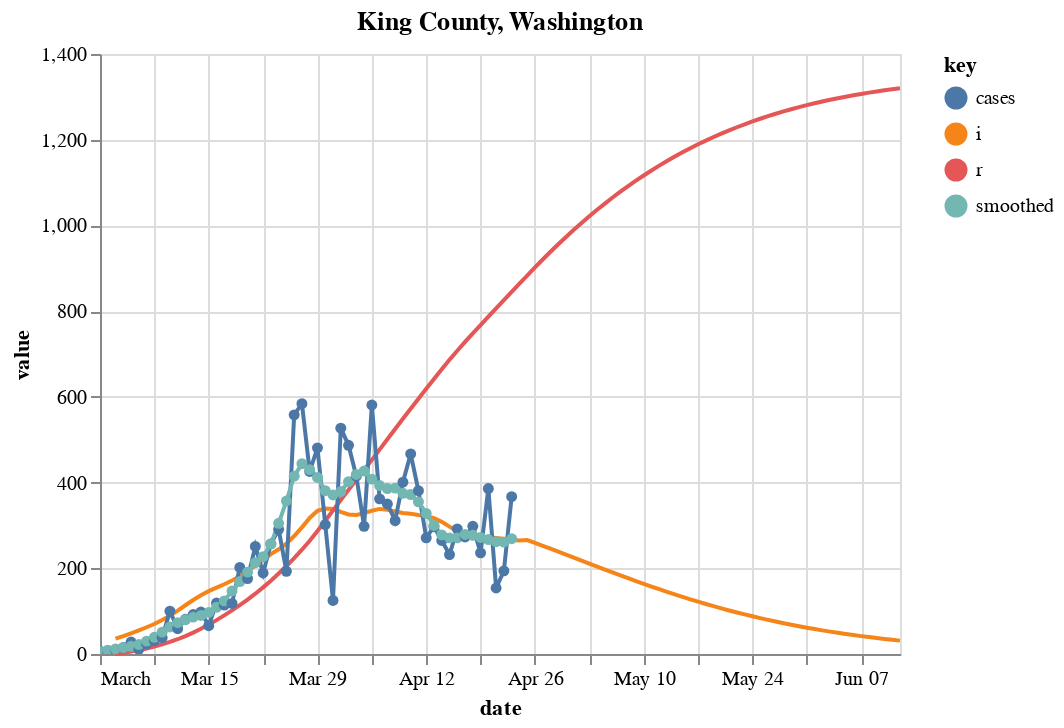

Write notebook code for a chart like this one.
### Markdown cell above
# King and Save to CSV

### Code cell
fm = "prd_ets"
c = [county_state("King", "Washington")]
sir_df = county_sir(c, horizon=50, forecast_method=fm, fudge_factor=4)

# Plot forecast
fig, axes = plt.subplots(nrows=1, ncols=1, figsize=(1200/72,400/72))
fig.set_facecolor('w')
plot_rt_fc(sir_df, axes, c, forecast_method=fm)
plot_actuals_sir(sir_df, str(c[0].county + " County, " + c[0].state))

### Figure 1 — Vega-Lite specification as saved in the notebook (floating-point values rounded to 4 significant figures)
{"config": {"view": {"continuousWidth": 400, "continuousHeight": 300}}, "layer": [{"mark": "line", "encoding": {"color": {"type": "nominal", "field": "key"}, "x": {"type": "temporal", "field": "date"}, "y": {"type": "quantitative", "field": "value"}}, "title": "King County, Washington", "transform": [{"fold": ["i", "r"]}]}, {"mark": {"type": "line", "clip": true, "point": true}, "encoding": {"color": {"type": "nominal", "field": "key"}, "x": {"type": "temporal", "field": "date"}, "y": {"type": "quantitative", "field": "value"}}, "title": "King County, Washington", "transform": [{"fold": ["cases", "smoothed"]}]}], "data": {"name": "data-0f841643824ad8d3c0ff9843a5045b2f"}, "$schema": "https://vega.github.io/schema/vega-lite/v4.8.1.json", "datasets": {"data-0f841643824ad8d3c0ff9843a5045b2f": [{"date_str": "2020-03-01", "ML": 3.0, "Low_75": 1.3, "High_75": 5.44, "cases": 7.0, "smoothed": 6.0, "date": "2020-03-01T00:00:00", "fcst": 0.0, "prd_lin": 2.68, "prd_spln": 6.332, "prd_ets": null, "prd_loess": 3.35, "s": null, "i": null, "r": null, "b": null}, {"date_str": "2020-03-02", "ML": 3.32, "Low_75": 1.81, "High_75": 5.07, "cases": 6.0, "smoothed": 9.0, "date": "2020-03-02T00:00:00", "fcst": 0.0, "prd_lin": 2.637, "prd_spln": 4.854, "prd_ets": null, "prd_loess": 3.248, "s": null, "i": null, "r": null, "b": null}, {"date_str": "2020-03-03", "ML": 3.22, "Low_75": 1.85, "High_75": 4.49, "cases": 9.0, "smoothed": 12.0, "date": "2020-03-03T00:00:00", "fcst": 0.0, "prd_lin": 2.594, "prd_spln": 4.132, "prd_ets": null, "prd_loess": 3.149, "s": 19950.0, "i": 36.0, "r": 0.0, "b": 1.153e-05}, {"date_str": "2020-03-04", "ML": 3.02, "Low_75": 1.84, "High_75": 4.06, "cases": 15.0, "smoothed": 15.0, "date": "2020-03-04T00:00:00", "fcst": 0.0, "prd_lin": 2.551, "prd_spln": 3.674, "prd_ets": null, "prd_loess": 3.052, "s": 19940.0, "i": 41.71, "r": 2.571, "b": 1.153e-05}, {"date_str": "2020-03-05", "ML": 2.81, "Low_75": 1.79, "High_75": 3.72, "cases": 28.0, "smoothed": 18.0, "date": "2020-03-05T00:00:00", "fcst": 0.0, "prd_lin": 2.508, "prd_spln": 3.347, "prd_ets": null, "prd_loess": 2.956, "s": 19930.0, "i": 48.32, "r": 5.551, "b": 1.082e-05}, {"date_str": "2020-03-06", "ML": 2.7, "Low_75": 1.78, "High_75": 3.51, "cases": 11.0, "smoothed": 22.0, "date": "2020-03-06T00:00:00", "fcst": 0.0, "prd_lin": 2.465, "prd_spln": 3.097, "prd_ets": 2.813, "prd_loess": 2.863, "s": 19920.0, "i": 55.29, "r": 9.002, "b": 1.007e-05}, {"date_str": "2020-03-07", "ML": 2.83, "Low_75": 2.01, "High_75": 3.57, "cases": 24.0, "smoothed": 30.0, "date": "2020-03-07T00:00:00", "fcst": 0.0, "prd_lin": 2.423, "prd_spln": 2.897, "prd_ets": 2.631, "prd_loess": 2.772, "s": 19910.0, "i": 62.43, "r": 12.95, "b": 9.682e-06}, {"date_str": "2020-03-08", "ML": 2.83, "Low_75": 2.08, "High_75": 3.48, "cases": 31.0, "smoothed": 39.0, "date": "2020-03-08T00:00:00", "fcst": 0.0, "prd_lin": 2.38, "prd_spln": 2.73, "prd_ets": 2.762, "prd_loess": 2.683, "s": 19900.0, "i": 70.0, "r": 17.41, "b": 1.015e-05}, {"date_str": "2020-03-09", "ML": 2.84, "Low_75": 2.17, "High_75": 3.43, "cases": 38.0, "smoothed": 51.0, "date": "2020-03-09T00:00:00", "fcst": 0.0, "prd_lin": 2.337, "prd_spln": 2.588, "prd_ets": 2.764, "prd_loess": 2.596, "s": 19880.0, "i": 79.14, "r": 22.41, "b": 1.016e-05}, {"date_str": "2020-03-10", "ML": 2.73, "Low_75": 2.12, "High_75": 3.26, "cases": 100.0, "smoothed": 63.0, "date": "2020-03-10T00:00:00", "fcst": 0.0, "prd_lin": 2.294, "prd_spln": 2.463, "prd_ets": 2.776, "prd_loess": 2.511, "s": 19870.0, "i": 89.48, "r": 28.06, "b": 1.02e-05}, {"date_str": "2020-03-11", "ML": 2.5, "Low_75": 1.95, "High_75": 3.0, "cases": 59.0, "smoothed": 73.0, "date": "2020-03-11T00:00:00", "fcst": 0.0, "prd_lin": 2.251, "prd_spln": 2.351, "prd_ets": 2.668, "prd_loess": 2.428, "s": 19850.0, "i": 101.2, "r": 34.45, "b": 9.816e-06}, {"date_str": "2020-03-12", "ML": 2.23, "Low_75": 1.7, "High_75": 2.69, "cases": 81.0, "smoothed": 80.0, "date": "2020-03-12T00:00:00", "fcst": 0.0, "prd_lin": 2.209, "prd_spln": 2.251, "prd_ets": 2.44, "prd_loess": 2.347, "s": 19830.0, "i": 113.7, "r": 41.68, "b": 8.997e-06}, {"date_str": "2020-03-13", "ML": 2.0, "Low_75": 1.49, "High_75": 2.44, "cases": 92.0, "smoothed": 86.0, "date": "2020-03-13T00:00:00", "fcst": 0.0, "prd_lin": 2.166, "prd_spln": 2.16, "prd_ets": 2.172, "prd_loess": 2.268, "s": 19810.0, "i": 125.9, "r": 49.81, "b": 8.034e-06}, {"date_str": "2020-03-14", "ML": 1.79, "Low_75": 1.27, "High_75": 2.2, "cases": 98.0, "smoothed": 90.0, "date": "2020-03-14T00:00:00", "fcst": 0.0, "prd_lin": 2.123, "prd_spln": 2.077, "prd_ets": 1.943, "prd_loess": 2.191, "s": 19790.0, "i": 136.9, "r": 58.8, "b": 7.212e-06}, {"date_str": "2020-03-15", "ML": 1.71, "Low_75": 1.2, "High_75": 2.11, "cases": 66.0, "smoothed": 97.0, "date": "2020-03-15T00:00:00", "fcst": 0.0, "prd_lin": 2.08, "prd_spln": 1.999, "prd_ets": 1.735, "prd_loess": 2.115, "s": 19770.0, "i": 146.7, "r": 68.58, "b": 6.462e-06}, {"date_str": "2020-03-16", "ML": 1.74, "Low_75": 1.24, "High_75": 2.13, "cases": 119.0, "smoothed": 109.0, "date": "2020-03-16T00:00:00", "fcst": 0.0, "prd_lin": 2.037, "prd_spln": 1.928, "prd_ets": 1.656, "prd_loess": 2.042, "s": 19750.0, "i": 154.9, "r": 79.05, "b": 6.179e-06}, {"date_str": "2020-03-17", "ML": 1.8, "Low_75": 1.31, "High_75": 2.17, "cases": 114.0, "smoothed": 124.0, "date": "2020-03-17T00:00:00", "fcst": 0.0, "prd_lin": 1.994, "prd_spln": 1.86, "prd_ets": 1.687, "prd_loess": 1.971, "s": 19730.0, "i": 162.8, "r": 90.12, "b": 6.293e-06}, {"date_str": "2020-03-18", "ML": 1.94, "Low_75": 1.5, "High_75": 2.32, "cases": 118.0, "smoothed": 147.0, "date": "2020-03-18T00:00:00", "fcst": 0.0, "prd_lin": 1.952, "prd_spln": 1.798, "prd_ets": 1.749, "prd_loess": 1.901, "s": 19710.0, "i": 171.4, "r": 101.7, "b": 6.517e-06}, {"date_str": "2020-03-19", "ML": 1.95, "Low_75": 1.54, "High_75": 2.32, "cases": 202.0, "smoothed": 169.0, "date": "2020-03-19T00:00:00", "fcst": 0.0, "prd_lin": 1.909, "prd_spln": 1.738, "prd_ets": 1.89, "prd_loess": 1.834, "s": 19690.0, "i": 181.1, "r": 114.0, "b": 7.031e-06}, {"date_str": "2020-03-20", "ML": 1.91, "Low_75": 1.49, "High_75": 2.24, "cases": 176.0, "smoothed": 191.0, "date": "2020-03-20T00:00:00", "fcst": 0.0, "prd_lin": 1.866, "prd_spln": 1.682, "prd_ets": 1.902, "prd_loess": 1.769, "s": 19660.0, "i": 193.3, "r": 126.9, "b": 7.075e-06}, {"date_str": "2020-03-21", "ML": 1.85, "Low_75": 1.45, "High_75": 2.17, "cases": 251.0, "smoothed": 213.0, "date": "2020-03-21T00:00:00", "fcst": 0.0, "prd_lin": 1.823, "prd_spln": 1.629, "prd_ets": 1.863, "prd_loess": 1.705, "s": 19640.0, "i": 206.3, "r": 140.7, "b": 6.938e-06}, {"date_str": "2020-03-22", "ML": 1.68, "Low_75": 1.28, "High_75": 1.98, "cases": 189.0, "smoothed": 227.0, "date": "2020-03-22T00:00:00", "fcst": 0.0, "prd_lin": 1.78, "prd_spln": 1.579, "prd_ets": 1.805, "prd_loess": 1.644, "s": 19610.0, "i": 219.7, "r": 155.5, "b": 6.73e-06}, {"date_str": "2020-03-23", "ML": 1.76, "Low_75": 1.37, "High_75": 2.05, "cases": 257.0, "smoothed": 257.0, "date": "2020-03-23T00:00:00", "fcst": 0.0, "prd_lin": 1.737, "prd_spln": 1.531, "prd_ets": 1.636, "prd_loess": 1.584, "s": 19580.0, "i": 233.0, "r": 171.2, "b": 6.12e-06}, {"date_str": "2020-03-24", "ML": 1.97, "Low_75": 1.6, "High_75": 2.25, "cases": 291.0, "smoothed": 305.0, "date": "2020-03-24T00:00:00", "fcst": 0.0, "prd_lin": 1.695, "prd_spln": 1.485, "prd_ets": 1.717, "prd_loess": 1.527, "s": 19550.0, "i": 244.3, "r": 187.8, "b": 6.421e-06}, {"date_str": "2020-03-25", "ML": 2.03, "Low_75": 1.7, "High_75": 2.31, "cases": 193.0, "smoothed": 357.0, "date": "2020-03-25T00:00:00", "fcst": 0.0, "prd_lin": 1.652, "prd_spln": 1.441, "prd_ets": 1.928, "prd_loess": 1.472, "s": 19520.0, "i": 257.5, "r": 205.3, "b": 7.197e-06}, {"date_str": "2020-03-26", "ML": 2.04, "Low_75": 1.72, "High_75": 2.3, "cases": 558.0, "smoothed": 415.0, "date": "2020-03-26T00:00:00", "fcst": 0.0, "prd_lin": 1.609, "prd_spln": 1.399, "prd_ets": 1.989, "prd_loess": 1.419, "s": 19480.0, "i": 275.3, "r": 223.6, "b": 7.428e-06}, {"date_str": "2020-03-27", "ML": 1.74, "Low_75": 1.42, "High_75": 1.98, "cases": 584.0, "smoothed": 444.0, "date": "2020-03-27T00:00:00", "fcst": 0.0, "prd_lin": 1.566, "prd_spln": 1.359, "prd_ets": 2.001, "prd_loess": 1.368, "s": 19440.0, "i": 295.5, "r": 243.3, "b": 7.479e-06}, {"date_str": "2020-03-28", "ML": 1.23, "Low_75": 0.94, "High_75": 1.49, "cases": 426.0, "smoothed": 430.0, "date": "2020-03-28T00:00:00", "fcst": 0.0, "prd_lin": 1.523, "prd_spln": 1.32, "prd_ets": 1.702, "prd_loess": 1.319, "s": 19400.0, "i": 317.3, "r": 264.4, "b": 6.392e-06}, {"date_str": "2020-03-29", "ML": 0.96, "Low_75": 0.66, "High_75": 1.22, "cases": 481.0, "smoothed": 412.0, "date": "2020-03-29T00:00:00", "fcst": 0.0, "prd_lin": 1.481, "prd_spln": 1.283, "prd_ets": 1.194, "prd_loess": 1.272, "s": 19360.0, "i": 334.0, "r": 287.1, "b": 4.528e-06}, {"date_str": "2020-03-30", "ML": 0.71, "Low_75": 0.42, "High_75": 0.99, "cases": 302.0, "smoothed": 381.0, "date": "2020-03-30T00:00:00", "fcst": 0.0, "prd_lin": 1.438, "prd_spln": 1.247, "prd_ets": 0.9242, "prd_loess": 1.228, "s": 19330.0, "i": 339.4, "r": 310.9, "b": 3.542e-06}, {"date_str": "2020-03-31", "ML": 0.76, "Low_75": 0.43, "High_75": 1.02, "cases": 125.0, "smoothed": 371.0, "date": "2020-03-31T00:00:00", "fcst": 0.0, "prd_lin": 1.395, "prd_spln": 1.212, "prd_ets": 0.6752, "prd_loess": 1.18, "s": 19310.0, "i": 338.4, "r": 335.2, "b": 2.623e-06}, {"date_str": "2020-04-01", "ML": 0.95, "Low_75": 0.63, "High_75": 1.22, "cases": 527.0, "smoothed": 379.0, "date": "2020-04-01T00:00:00", "fcst": 0.0, "prd_lin": 1.352, "prd_spln": 1.179, "prd_ets": 0.7255, "prd_loess": 1.136, "s": 19290.0, "i": 331.4, "r": 359.4, "b": 2.811e-06}, {"date_str": "2020-04-02", "ML": 1.18, "Low_75": 0.88, "High_75": 1.46, "cases": 487.0, "smoothed": 402.0, "date": "2020-04-02T00:00:00", "fcst": 0.0, "prd_lin": 1.309, "prd_spln": 1.147, "prd_ets": 0.9162, "prd_loess": 1.095, "s": 19270.0, "i": 325.7, "r": 383.0, "b": 3.517e-06}, {"date_str": "2020-04-03", "ML": 1.24, "Low_75": 0.93, "High_75": 1.5, "cases": 415.0, "smoothed": 419.0, "date": "2020-04-03T00:00:00", "fcst": 0.0, "prd_lin": 1.266, "prd_spln": 1.116, "prd_ets": 1.147, "prd_loess": 1.057, "s": 19250.0, "i": 324.5, "r": 406.3, "b": 4.373e-06}, {"date_str": "2020-04-04", "ML": 1.18, "Low_75": 0.85, "High_75": 1.42, "cases": 298.0, "smoothed": 427.0, "date": "2020-04-04T00:00:00", "fcst": 0.0, "prd_lin": 1.224, "prd_spln": 1.086, "prd_ets": 1.208, "prd_loess": 1.022, "s": 19220.0, "i": 328.7, "r": 429.5, "b": 4.601e-06}, {"date_str": "2020-04-05", "ML": 0.93, "Low_75": 0.6, "High_75": 1.17, "cases": 581.0, "smoothed": 408.0, "date": "2020-04-05T00:00:00", "fcst": 0.0, "prd_lin": 1.181, "prd_spln": 1.057, "prd_ets": 1.15, "prd_loess": 0.9901, "s": 19200.0, "i": 334.3, "r": 452.9, "b": 4.384e-06}, {"date_str": "2020-04-06", "ML": 0.83, "Low_75": 0.5, "High_75": 1.08, "cases": 362.0, "smoothed": 393.0, "date": "2020-04-06T00:00:00", "fcst": 0.0, "prd_lin": 1.138, "prd_spln": 1.029, "prd_ets": 0.9008, "prd_loess": 0.9608, "s": 19170.0, "i": 338.5, "r": 476.8, "b": 3.461e-06}, {"date_str": "2020-04-07", "ML": 0.85, "Low_75": 0.54, "High_75": 1.12, "cases": 350.0, "smoothed": 386.0, "date": "2020-04-07T00:00:00", "fcst": 0.0, "prd_lin": 1.095, "prd_spln": 1.002, "prd_ets": 0.8013, "prd_loess": 0.9342, "s": 19150.0, "i": 336.8, "r": 501.0, "b": 3.093e-06}, {"date_str": "2020-04-08", "ML": 0.93, "Low_75": 0.59, "High_75": 1.18, "cases": 311.0, "smoothed": 387.0, "date": "2020-04-08T00:00:00", "fcst": 0.0, "prd_lin": 1.052, "prd_spln": 0.9754, "prd_ets": 0.8218, "prd_loess": 0.9102, "s": 19130.0, "i": 332.7, "r": 525.1, "b": 3.171e-06}, {"date_str": "2020-04-09", "ML": 0.86, "Low_75": 0.52, "High_75": 1.11, "cases": 401.0, "smoothed": 375.0, "date": "2020-04-09T00:00:00", "fcst": 0.0, "prd_lin": 1.01, "prd_spln": 0.9501, "prd_ets": 0.9025, "prd_loess": 0.8888, "s": 19110.0, "i": 329.1, "r": 548.8, "b": 3.473e-06}, {"date_str": "2020-04-10", "ML": 0.9, "Low_75": 0.57, "High_75": 1.16, "cases": 467.0, "smoothed": 372.0, "date": "2020-04-10T00:00:00", "fcst": 0.0, "prd_lin": 0.9667, "prd_spln": 0.9257, "prd_ets": 0.8336, "prd_loess": 0.87, "s": 19080.0, "i": 327.4, "r": 572.3, "b": 3.215e-06}, {"date_str": "2020-04-11", "ML": 0.79, "Low_75": 0.44, "High_75": 1.04, "cases": 381.0, "smoothed": 355.0, "date": "2020-04-11T00:00:00", "fcst": 0.0, "prd_lin": 0.9239, "prd_spln": 0.902, "prd_ets": 0.8741, "prd_loess": 0.8537, "s": 19060.0, "i": 324.1, "r": 595.7, "b": 3.369e-06}, {"date_str": "2020-04-12", "ML": 0.62, "Low_75": 0.3, "High_75": 0.9, "cases": 271.0, "smoothed": 328.0, "date": "2020-04-12T00:00:00", "fcst": 0.0, "prd_lin": 0.8811, "prd_spln": 0.8791, "prd_ets": 0.7651, "prd_loess": 0.8399, "s": 19040.0, "i": 321.8, "r": 618.9, "b": 2.96e-06}, {"date_str": "2020-04-13", "ML": 0.5, "Low_75": 0.16, "High_75": 0.76, "cases": 297.0, "smoothed": 300.0, "date": "2020-04-13T00:00:00", "fcst": 0.0, "prd_lin": 0.8383, "prd_spln": 0.8569, "prd_ets": 0.596, "prd_loess": 0.8287, "s": 19020.0, "i": 316.9, "r": 641.8, "b": 2.326e-06}, {"date_str": "2020-04-14", "ML": 0.47, "Low_75": 0.15, "High_75": 0.75, "cases": 265.0, "smoothed": 278.0, "date": "2020-04-14T00:00:00", "fcst": 0.0, "prd_lin": 0.7954, "prd_spln": 0.8355, "prd_ets": 0.4765, "prd_loess": 0.82, "s": 19010.0, "i": 308.3, "r": 664.5, "b": 1.877e-06}, {"date_str": "2020-04-15", "ML": 0.61, "Low_75": 0.28, "High_75": 0.92, "cases": 232.0, "smoothed": 271.0, "date": "2020-04-15T00:00:00", "fcst": 0.0, "prd_lin": 0.7526, "prd_spln": 0.8146, "prd_ets": 0.447, "prd_loess": 0.8139, "s": 19000.0, "i": 297.3, "r": 686.5, "b": 1.766e-06}, {"date_str": "2020-04-16", "ML": 0.78, "Low_75": 0.42, "High_75": 1.08, "cases": 292.0, "smoothed": 271.0, "date": "2020-04-16T00:00:00", "fcst": 0.0, "prd_lin": 0.7098, "prd_spln": 0.7944, "prd_ets": 0.5873, "prd_loess": 0.8103, "s": 18990.0, "i": 286.0, "r": 707.7, "b": 2.293e-06}, {"date_str": "2020-04-17", "ML": 0.97, "Low_75": 0.6, "High_75": 1.26, "cases": 273.0, "smoothed": 279.0, "date": "2020-04-17T00:00:00", "fcst": 0.0, "prd_lin": 0.667, "prd_spln": 0.7748, "prd_ets": 0.7579, "prd_loess": 0.8092, "s": 18980.0, "i": 278.1, "r": 728.2, "b": 2.934e-06}, {"date_str": "2020-04-18", "ML": 0.96, "Low_75": 0.61, "High_75": 1.26, "cases": 298.0, "smoothed": 277.0, "date": "2020-04-18T00:00:00", "fcst": 0.0, "prd_lin": 0.6242, "prd_spln": 0.7559, "prd_ets": 0.9484, "prd_loess": 0.8108, "s": 18960.0, "i": 273.7, "r": 748.0, "b": 3.651e-06}, {"date_str": "2020-04-19", "ML": 0.92, "Low_75": 0.58, "High_75": 1.23, "cases": 236.0, "smoothed": 272.0, "date": "2020-04-19T00:00:00", "fcst": 0.0, "prd_lin": 0.5813, "prd_spln": 0.7374, "prd_ets": 0.9395, "prd_loess": 0.8149, "s": 18940.0, "i": 273.1, "r": 767.6, "b": 3.616e-06}, {"date_str": "2020-04-20", "ML": 0.9, "Low_75": 0.52, "High_75": 1.18, "cases": 386.0, "smoothed": 267.0, "date": "2020-04-20T00:00:00", "fcst": 0.0, "prd_lin": 0.5385, "prd_spln": 0.7195, "prd_ets": 0.9001, "prd_loess": 0.8216, "s": 18920.0, "i": 272.3, "r": 787.1, "b": 3.469e-06}, {"date_str": "2020-04-21", "ML": 0.88, "Low_75": 0.52, "High_75": 1.18, "cases": 154.0, "smoothed": 262.0, "date": "2020-04-21T00:00:00", "fcst": 0.0, "prd_lin": 0.4957, "prd_spln": 0.7021, "prd_ets": 0.8806, "prd_loess": 0.8309, "s": 18910.0, "i": 270.7, "r": 806.5, "b": 3.397e-06}, {"date_str": "2020-04-22", "ML": 0.92, "Low_75": 0.58, "High_75": 1.24, "cases": 194.0, "smoothed": 261.0, "date": "2020-04-22T00:00:00", "fcst": 0.0, "prd_lin": 0.4529, "prd_spln": 0.6852, "prd_ets": 0.8612, "prd_loess": 0.8428, "s": 18890.0, "i": 268.8, "r": 825.9, "b": 3.325e-06}, {"date_str": "2020-04-23", "ML": 1.05, "Low_75": 0.69, "High_75": 1.35, "cases": 367.0, "smoothed": 269.0, "date": "2020-04-23T00:00:00", "fcst": 0.0, "prd_lin": 0.3423, "prd_spln": 0.6688, "prd_ets": 0.9016, "prd_loess": 0.8573, "s": 18870.0, "i": 266.4, "r": 845.1, "b": 3.479e-06}, {"date_str": "2020-04-24", "ML": null, "Low_75": null, "High_75": null, "cases": null, "smoothed": null, "date": "2020-04-24T00:00:00", "fcst": 1.0, "prd_lin": 0.3144, "prd_spln": 0.6528, "prd_ets": 1.032, "prd_loess": 0.8744, "s": 18850.0, "i": 264.9, "r": 864.1, "b": 3.974e-06}, {"date_str": "2020-04-25", "ML": null, "Low_75": null, "High_75": null, "cases": null, "smoothed": null, "date": "2020-04-25T00:00:00", "fcst": 1.0, "prd_lin": 0.2866, "prd_spln": 0.6373, "prd_ets": 1.015, "prd_loess": 0.8941, "s": 18830.0, "i": 265.8, "r": 883.0, "b": 2.473e-06}, {"date_str": "2020-04-26", "ML": null, "Low_75": null, "High_75": null, "cases": null, "smoothed": null, "date": "2020-04-26T00:00:00", "fcst": 1.0, "prd_lin": 0.2591, "prd_spln": 0.6222, "prd_ets": 0.9978, "prd_loess": 0.9164, "s": 18820.0, "i": 259.2, "r": 902.0, "b": 2.417e-06}, {"date_str": "2020-04-27", "ML": null, "Low_75": null, "High_75": null, "cases": null, "smoothed": null, "date": "2020-04-27T00:00:00", "fcst": 1.0, "prd_lin": 0.2321, "prd_spln": 0.6075, "prd_ets": 0.9815, "prd_loess": 0.9413, "s": 18810.0, "i": 252.5, "r": 920.5, "b": 2.361e-06}, {"date_str": "2020-04-28", "ML": null, "Low_75": null, "High_75": null, "cases": null, "smoothed": null, "date": "2020-04-28T00:00:00", "fcst": 1.0, "prd_lin": 0.2056, "prd_spln": 0.5932, "prd_ets": 0.9657, "prd_loess": 0.9688, "s": 18800.0, "i": 245.7, "r": 938.6, "b": 2.307e-06}, {"date_str": "2020-04-29", "ML": null, "Low_75": null, "High_75": null, "cases": null, "smoothed": null, "date": "2020-04-29T00:00:00", "fcst": 1.0, "prd_lin": 0.1798, "prd_spln": 0.5792, "prd_ets": 0.9503, "prd_loess": 0.9989, "s": 18790.0, "i": 238.8, "r": 956.1, "b": 2.254e-06}, {"date_str": "2020-04-30", "ML": null, "Low_75": null, "High_75": null, "cases": null, "smoothed": null, "date": "2020-04-30T00:00:00", "fcst": 1.0, "prd_lin": 0.1549, "prd_spln": 0.5656, "prd_ets": 0.9353, "prd_loess": 1.032, "s": 18780.0, "i": 231.8, "r": 973.2, "b": 2.202e-06}, {"date_str": "2020-05-01", "ML": null, "Low_75": null, "High_75": null, "cases": null, "smoothed": null, "date": "2020-05-01T00:00:00", "fcst": 1.0, "prd_lin": 0.131, "prd_spln": 0.5523, "prd_ets": 0.9207, "prd_loess": 1.067, "s": 18770.0, "i": 224.9, "r": 989.7, "b": 2.151e-06}, {"date_str": "2020-05-02", "ML": null, "Low_75": null, "High_75": null, "cases": null, "smoothed": null, "date": "2020-05-02T00:00:00", "fcst": 1.0, "prd_lin": 0.1083, "prd_spln": 0.5394, "prd_ets": 0.9065, "prd_loess": 1.105, "s": 18760.0, "i": 217.9, "r": 1006.0, "b": 2.102e-06}, {"date_str": "2020-05-03", "ML": null, "Low_75": null, "High_75": null, "cases": null, "smoothed": null, "date": "2020-05-03T00:00:00", "fcst": 1.0, "prd_lin": 0.08679, "prd_spln": 0.5267, "prd_ets": 0.8928, "prd_loess": 1.145, "s": 18750.0, "i": 210.9, "r": 1021.0, "b": 2.054e-06}, {"date_str": "2020-05-04", "ML": null, "Low_75": null, "High_75": null, "cases": null, "smoothed": null, "date": "2020-05-04T00:00:00", "fcst": 1.0, "prd_lin": 0.06674, "prd_spln": 0.5144, "prd_ets": 0.8794, "prd_loess": 1.188, "s": 18740.0, "i": 204.0, "r": 1036.0, "b": 2.006e-06}, {"date_str": "2020-05-05", "ML": null, "Low_75": null, "High_75": null, "cases": null, "smoothed": null, "date": "2020-05-05T00:00:00", "fcst": 1.0, "prd_lin": 0.04827, "prd_spln": 0.5023, "prd_ets": 0.8664, "prd_loess": 1.234, "s": 18730.0, "i": 197.1, "r": 1051.0, "b": 1.96e-06}, {"date_str": "2020-05-06", "ML": null, "Low_75": null, "High_75": null, "cases": null, "smoothed": null, "date": "2020-05-06T00:00:00", "fcst": 1.0, "prd_lin": 0.03151, "prd_spln": 0.4905, "prd_ets": 0.8538, "prd_loess": 1.282, "s": 18730.0, "i": 190.2, "r": 1065.0, "b": 1.915e-06}, {"date_str": "2020-05-07", "ML": null, "Low_75": null, "High_75": null, "cases": null, "smoothed": null, "date": "2020-05-07T00:00:00", "fcst": 1.0, "prd_lin": 0.0166, "prd_spln": 0.479, "prd_ets": 0.8415, "prd_loess": 1.332, "s": 18720.0, "i": 183.5, "r": 1079.0, "b": 1.871e-06}, {"date_str": "2020-05-08", "ML": null, "Low_75": null, "High_75": null, "cases": null, "smoothed": null, "date": "2020-05-08T00:00:00", "fcst": 1.0, "prd_lin": 0.003698, "prd_spln": 0.4677, "prd_ets": 0.8295, "prd_loess": 1.385, "s": 18710.0, "i": 176.8, "r": 1092.0, "b": 1.828e-06}, {"date_str": "2020-05-09", "ML": null, "Low_75": null, "High_75": null, "cases": null, "smoothed": null, "date": "2020-05-09T00:00:00", "fcst": 1.0, "prd_lin": -0.007063, "prd_spln": 0.4567, "prd_ets": 0.8179, "prd_loess": 1.441, "s": 18710.0, "i": 170.2, "r": 1104.0, "b": 1.785e-06}, {"date_str": "2020-05-10", "ML": null, "Low_75": null, "High_75": null, "cases": null, "smoothed": null, "date": "2020-05-10T00:00:00", "fcst": 1.0, "prd_lin": -0.01554, "prd_spln": 0.4459, "prd_ets": 0.8066, "prd_loess": 1.499, "s": 18700.0, "i": 163.7, "r": 1117.0, "b": 1.744e-06}, {"date_str": "2020-05-11", "ML": null, "Low_75": null, "High_75": null, "cases": null, "smoothed": null, "date": "2020-05-11T00:00:00", "fcst": 1.0, "prd_lin": -0.02172, "prd_spln": 0.4354, "prd_ets": 0.7957, "prd_loess": 1.56, "s": 18700.0, "i": 157.4, "r": 1128.0, "b": 1.703e-06}, {"date_str": "2020-05-12", "ML": null, "Low_75": null, "High_75": null, "cases": null, "smoothed": null, "date": "2020-05-12T00:00:00", "fcst": 1.0, "prd_lin": -0.02579, "prd_spln": 0.4251, "prd_ets": 0.785, "prd_loess": 1.623, "s": 18690.0, "i": 151.2, "r": 1139.0, "b": 1.663e-06}, {"date_str": "2020-05-13", "ML": null, "Low_75": null, "High_75": null, "cases": null, "smoothed": null, "date": "2020-05-13T00:00:00", "fcst": 1.0, "prd_lin": -0.02796, "prd_spln": 0.4149, "prd_ets": 0.7747, "prd_loess": 1.689, "s": 18690.0, "i": 145.1, "r": 1150.0, "b": 1.624e-06}, {"date_str": "2020-05-14", "ML": null, "Low_75": null, "High_75": null, "cases": null, "smoothed": null, "date": "2020-05-14T00:00:00", "fcst": 1.0, "prd_lin": -0.02842, "prd_spln": 0.405, "prd_ets": 0.7646, "prd_loess": 1.758, "s": 18680.0, "i": 139.1, "r": 1161.0, "b": 1.586e-06}, {"date_str": "2020-05-15", "ML": null, "Low_75": null, "High_75": null, "cases": null, "smoothed": null, "date": "2020-05-15T00:00:00", "fcst": 1.0, "prd_lin": -0.02739, "prd_spln": 0.3953, "prd_ets": 0.7548, "prd_loess": 1.828, "s": 18680.0, "i": 133.3, "r": 1171.0, "b": 1.548e-06}, {"date_str": "2020-05-16", "ML": null, "Low_75": null, "High_75": null, "cases": null, "smoothed": null, "date": "2020-05-16T00:00:00", "fcst": 1.0, "prd_lin": -0.02506, "prd_spln": 0.3858, "prd_ets": 0.7453, "prd_loess": 1.902, "s": 18680.0, "i": 127.6, "r": 1180.0, "b": 1.512e-06}, {"date_str": "2020-05-17", "ML": null, "Low_75": null, "High_75": null, "cases": null, "smoothed": null, "date": "2020-05-17T00:00:00", "fcst": 1.0, "prd_lin": -0.02165, "prd_spln": 0.3765, "prd_ets": 0.736, "prd_loess": 1.977, "s": 18670.0, "i": 122.1, "r": 1189.0, "b": 1.476e-06}, {"date_str": "2020-05-18", "ML": null, "Low_75": null, "High_75": null, "cases": null, "smoothed": null, "date": "2020-05-18T00:00:00", "fcst": 1.0, "prd_lin": -0.01735, "prd_spln": 0.3673, "prd_ets": 0.7271, "prd_loess": 2.056, "s": 18670.0, "i": 116.7, "r": 1198.0, "b": 1.44e-06}, {"date_str": "2020-05-19", "ML": null, "Low_75": null, "High_75": null, "cases": null, "smoothed": null, "date": "2020-05-19T00:00:00", "fcst": 1.0, "prd_lin": -0.01236, "prd_spln": 0.3583, "prd_ets": 0.7183, "prd_loess": 2.137, "s": 18670.0, "i": 111.5, "r": 1206.0, "b": 1.405e-06}, {"date_str": "2020-05-20", "ML": null, "Low_75": null, "High_75": null, "cases": null, "smoothed": null, "date": "2020-05-20T00:00:00", "fcst": 1.0, "prd_lin": -0.006905, "prd_spln": 0.3495, "prd_ets": 0.7098, "prd_loess": 2.22, "s": 18660.0, "i": 106.5, "r": 1214.0, "b": 1.371e-06}, {"date_str": "2020-05-21", "ML": null, "Low_75": null, "High_75": null, "cases": null, "smoothed": null, "date": "2020-05-21T00:00:00", "fcst": 1.0, "prd_lin": -0.001173, "prd_spln": 0.3409, "prd_ets": 0.7016, "prd_loess": 2.306, "s": 18660.0, "i": 101.6, "r": 1222.0, "b": 1.338e-06}, {"date_str": "2020-05-22", "ML": null, "Low_75": null, "High_75": null, "cases": null, "smoothed": null, "date": "2020-05-22T00:00:00", "fcst": 1.0, "prd_lin": 0.004629, "prd_spln": 0.3324, "prd_ets": 0.6936, "prd_loess": 2.394, "s": 18660.0, "i": 96.9, "r": 1229.0, "b": 1.305e-06}, {"date_str": "2020-05-23", "ML": null, "Low_75": null, "High_75": null, "cases": null, "smoothed": null, "date": "2020-05-23T00:00:00", "fcst": 1.0, "prd_lin": 0.0103, "prd_spln": 0.3241, "prd_ets": 0.6858, "prd_loess": 2.485, "s": 18650.0, "i": 92.34, "r": 1236.0, "b": 1.273e-06}, {"date_str": "2020-05-24", "ML": null, "Low_75": null, "High_75": null, "cases": null, "smoothed": null, "date": "2020-05-24T00:00:00", "fcst": 1.0, "prd_lin": 0.01562, "prd_spln": 0.3159, "prd_ets": 0.6782, "prd_loess": 2.578, "s": 18650.0, "i": 87.93, "r": 1243.0, "b": 1.241e-06}, {"date_str": "2020-05-25", "ML": null, "Low_75": null, "High_75": null, "cases": null, "smoothed": null, "date": "2020-05-25T00:00:00", "fcst": 1.0, "prd_lin": 0.02041, "prd_spln": 0.3078, "prd_ets": 0.6708, "prd_loess": 2.673, "s": 18650.0, "i": 83.69, "r": 1249.0, "b": 1.21e-06}, {"date_str": "2020-05-26", "ML": null, "Low_75": null, "High_75": null, "cases": null, "smoothed": null, "date": "2020-05-26T00:00:00", "fcst": 1.0, "prd_lin": 0.02445, "prd_spln": 0.2999, "prd_ets": 0.6636, "prd_loess": 2.772, "s": 18650.0, "i": 79.6, "r": 1255.0, "b": 1.179e-06}, {"date_str": "2020-05-27", "ML": null, "Low_75": null, "High_75": null, "cases": null, "smoothed": null, "date": "2020-05-27T00:00:00", "fcst": 1.0, "prd_lin": 0.02755, "prd_spln": 0.2922, "prd_ets": 0.6567, "prd_loess": 2.872, "s": 18650.0, "i": 75.66, "r": 1261.0, "b": 1.149e-06}, {"date_str": "2020-05-28", "ML": null, "Low_75": null, "High_75": null, "cases": null, "smoothed": null, "date": "2020-05-28T00:00:00", "fcst": 1.0, "prd_lin": 0.02967, "prd_spln": 0.2846, "prd_ets": 0.6499, "prd_loess": 2.975, "s": 18650.0, "i": 71.88, "r": 1266.0, "b": 1.119e-06}, {"date_str": "2020-05-29", "ML": null, "Low_75": null, "High_75": null, "cases": null, "smoothed": null, "date": "2020-05-29T00:00:00", "fcst": 1.0, "prd_lin": 0.03088, "prd_spln": 0.2771, "prd_ets": 0.6433, "prd_loess": 3.081, "s": 18640.0, "i": 68.25, "r": 1271.0, "b": 1.09e-06}, {"date_str": "2020-05-30", "ML": null, "Low_75": null, "High_75": null, "cases": null, "smoothed": null, "date": "2020-05-30T00:00:00", "fcst": 1.0, "prd_lin": 0.03123, "prd_spln": 0.2697, "prd_ets": 0.6369, "prd_loess": 3.189, "s": 18640.0, "i": 64.76, "r": 1276.0, "b": 1.061e-06}, {"date_str": "2020-05-31", "ML": null, "Low_75": null, "High_75": null, "cases": null, "smoothed": null, "date": "2020-05-31T00:00:00", "fcst": 1.0, "prd_lin": 0.03078, "prd_spln": 0.2624, "prd_ets": 0.6307, "prd_loess": 3.299, "s": 18640.0, "i": 61.41, "r": 1281.0, "b": 1.033e-06}, {"date_str": "2020-06-01", "ML": null, "Low_75": null, "High_75": null, "cases": null, "smoothed": null, "date": "2020-06-01T00:00:00", "fcst": 1.0, "prd_lin": 0.0296, "prd_spln": 0.2553, "prd_ets": 0.6247, "prd_loess": 3.412, "s": 18640.0, "i": 58.21, "r": 1285.0, "b": 1.006e-06}, {"date_str": "2020-06-02", "ML": null, "Low_75": null, "High_75": null, "cases": null, "smoothed": null, "date": "2020-06-02T00:00:00", "fcst": 1.0, "prd_lin": 0.02775, "prd_spln": 0.2483, "prd_ets": 0.6188, "prd_loess": 3.527, "s": 18640.0, "i": 55.14, "r": 1289.0, "b": 9.784e-07}, {"date_str": "2020-06-03", "ML": null, "Low_75": null, "High_75": null, "cases": null, "smoothed": null, "date": "2020-06-03T00:00:00", "fcst": 1.0, "prd_lin": 0.02529, "prd_spln": 0.2414, "prd_ets": 0.6131, "prd_loess": 3.645, "s": 18640.0, "i": 52.21, "r": 1293.0, "b": 9.516e-07}, {"date_str": "2020-06-04", "ML": null, "Low_75": null, "High_75": null, "cases": null, "smoothed": null, "date": "2020-06-04T00:00:00", "fcst": 1.0, "prd_lin": 0.02228, "prd_spln": 0.2346, "prd_ets": 0.6076, "prd_loess": 3.765, "s": 18640.0, "i": 49.41, "r": 1297.0, "b": 9.252e-07}, {"date_str": "2020-06-05", "ML": null, "Low_75": null, "High_75": null, "cases": null, "smoothed": null, "date": "2020-06-05T00:00:00", "fcst": 1.0, "prd_lin": 0.01878, "prd_spln": 0.2279, "prd_ets": 0.6022, "prd_loess": 3.887, "s": 18640.0, "i": 46.73, "r": 1300.0, "b": 8.992e-07}, {"date_str": "2020-06-06", "ML": null, "Low_75": null, "High_75": null, "cases": null, "smoothed": null, "date": "2020-06-06T00:00:00", "fcst": 1.0, "prd_lin": 0.01485, "prd_spln": 0.2214, "prd_ets": 0.5969, "prd_loess": 4.012, "s": 18640.0, "i": 44.17, "r": 1304.0, "b": 8.736e-07}, {"date_str": "2020-06-07", "ML": null, "Low_75": null, "High_75": null, "cases": null, "smoothed": null, "date": "2020-06-07T00:00:00", "fcst": 1.0, "prd_lin": 0.01055, "prd_spln": 0.2149, "prd_ets": 0.5918, "prd_loess": 4.14, "s": 18630.0, "i": 41.74, "r": 1307.0, "b": 8.484e-07}, {"date_str": "2020-06-08", "ML": null, "Low_75": null, "High_75": null, "cases": null, "smoothed": null, "date": "2020-06-08T00:00:00", "fcst": 1.0, "prd_lin": 0.005951, "prd_spln": 0.2085, "prd_ets": 0.5869, "prd_loess": 4.269, "s": 18630.0, "i": 39.42, "r": 1310.0, "b": 8.236e-07}, {"date_str": "2020-06-09", "ML": null, "Low_75": null, "High_75": null, "cases": null, "smoothed": null, "date": "2020-06-09T00:00:00", "fcst": 1.0, "prd_lin": 0.001105, "prd_spln": 0.2022, "prd_ets": 0.5821, "prd_loess": 4.402, "s": 18630.0, "i": 37.21, "r": 1313.0, "b": 7.992e-07}, {"date_str": "2020-06-10", "ML": null, "Low_75": null, "High_75": null, "cases": null, "smoothed": null, "date": "2020-06-10T00:00:00", "fcst": 1.0, "prd_lin": -0.003924, "prd_spln": 0.196, "prd_ets": 0.5774, "prd_loess": 4.536, "s": 18630.0, "i": 35.1, "r": 1315.0, "b": 7.752e-07}, {"date_str": "2020-06-11", "ML": null, "Low_75": null, "High_75": null, "cases": null, "smoothed": null, "date": "2020-06-11T00:00:00", "fcst": 1.0, "prd_lin": -0.009076, "prd_spln": 0.1899, "prd_ets": 0.5729, "prd_loess": 4.673, "s": 18630.0, "i": 33.1, "r": 1318.0, "b": 7.515e-07}, {"date_str": "2020-06-12", "ML": null, "Low_75": null, "High_75": null, "cases": null, "smoothed": null, "date": "2020-06-12T00:00:00", "fcst": 1.0, "prd_lin": -0.01429, "prd_spln": 0.1839, "prd_ets": 0.5684, "prd_loess": 4.813, "s": 18630.0, "i": 31.2, "r": 1320.0, "b": 7.281e-07}]}}
